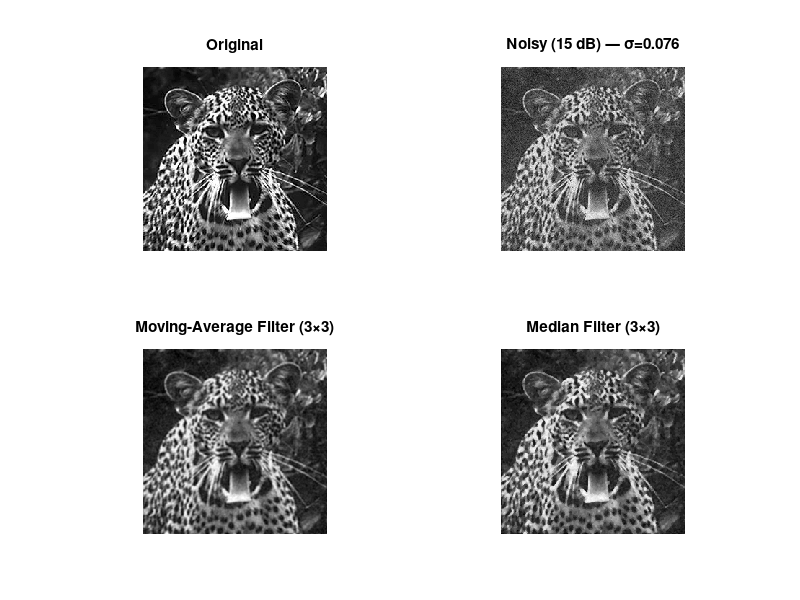

The MATLAB script that drew this image:

%  Load the  image
S = load('tiger.mat');
if isfield(S,'I')
    I = S.I;
elseif isfield(S,'tiger')
    I = S.tiger;
else
    error('Unexpected variable name in tiger.mat');
end

% Convert to double
I = double(I);

%  Compute noise variance for target SNR
SNRdB     = 15;                        
P_signal  = mean(I(:).^2);            
P_noise   = P_signal / (10^(SNRdB/10));
sigma     = sqrt(P_noise);            

% Add zero‐mean Gaussian noise
rng(0);  
I_noisy = I + sigma * randn(size(I));


snr_noisy = 10*log10( mean(I(:).^2) / mean((I_noisy(:)-I(:)).^2) );
fprintf('Noisy-image SNR: %.2f dB (target: %d dB)\n', snr_noisy, SNRdB);

% Moving‐average filter (3×3)
h_avg = fspecial('average',[3 3]);
I_avg = imfilter(I_noisy, h_avg, 'replicate');

%  Median filter (3×3)
I_med = medfilt2(I_noisy, [3 3]);


figure('Position',[100 100 800 600]);

subplot(2,2,1)
imshow(I,[])        
title('Original')

subplot(2,2,2)
imshow(I_noisy,[])
title(sprintf('Noisy (15 dB) — \\sigma=%.3f',sigma))

subplot(2,2,3)
imshow(I_avg,[])
title('Moving‐Average Filter (3×3)')

subplot(2,2,4)
imshow(I_med,[])
title('Median Filter (3×3)')

%  Compute output SNRs after filtering
snr_avg = 10*log10( mean(I(:).^2) / mean((I_avg(:)-I(:)).^2) );
snr_med = 10*log10( mean(I(:).^2) / mean((I_med(:)-I(:)).^2) );
fprintf('Output SNR (moving average): %.2f dB\n', snr_avg);
fprintf('Output SNR (median):         %.2f dB\n', snr_med);
